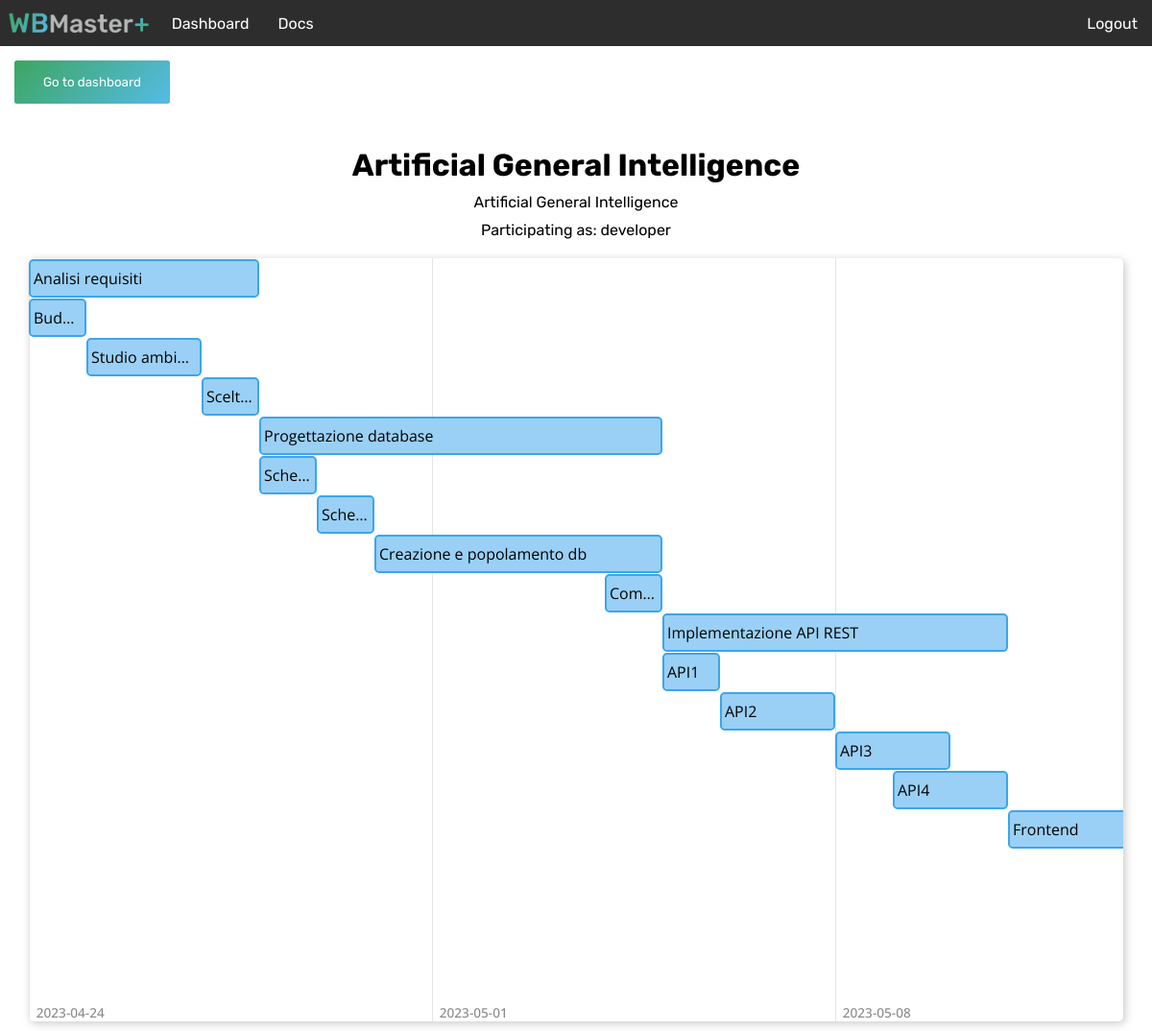
The page /projects/21/ (signed in) on the database its author committed.
### base/models.py (models this page shows, shortened)
class Project(models.Model):
    name = models.CharField(max_length=100)
    description = models.TextField()
    picture = models.ImageField(upload_to="projects")

class Participation(models.Model):
    user = models.ForeignKey(User, on_delete=models.CASCADE)
    project = models.ForeignKey(Project, on_delete=models.CASCADE)
    role = models.CharField(max_length=30)
    class Meta:
        unique_together = ("user", "project")

class Task(models.Model):
    project = models.ForeignKey(Project, on_delete=models.CASCADE)
    parent_task = models.ForeignKey("self", on_delete=models.CASCADE, null=True)
    name = models.CharField(max_length=100)
    description = models.TextField()
    start = models.DateField()
    end = models.DateField()
    completed = models.BooleanField(default=False)

### base/views.py (the view)
# urls.py: path("projects/<str:pk>/", views.project, name="project_details"),
@login_required(login_url='/login/')
def project(request, pk):
    context = {}
    project = Project.objects.filter(id=pk).first()
    context["project"] = project
    participation = Participation.objects.filter(
        project=project,
        user=request.user
    ).first()
    if not participation:
        messages.error(request, "You don't have access to this project")
        return redirect("/dashboard/")
    role = participation.role
    context["role"] = role
    tasks = Task.objects.filter(project=project).order_by("start")
    context["tasks"] = tasks
    return render(request, "project.html", context=context)

### templates/project.html (shortened to what this page needs)
{% extends 'template.html' %} {% load static %} {% block content %}
<link rel="stylesheet" href="{% static 'css/project.css' %}" />
<link rel="stylesheet" href="{% static 'css/authentication.css' %}" />
<a href="/dashboard/" class="return">
  <button class="button">
    Go to dashboard
  </button>
</a>
<header>
  <h1 class="title">{{ project.name }}</h1>
  <p class="description">{{ project.description }}</p>
  <p class="description">Participating as: {{ role }}</p>
</header>
<div class="task-display">
  <div class="overview" id="overview">
    <div class="overview-content">
      <div class="weeks" id="weeks"></div>
      <div id="tasks" class="tasks">
        {% for task in tasks %}
        <div class="task" data-id="{{ task.id }}" data-name="{{ task.name }}" data-description="{{ task.description }}"
          data-start="{{ task.start|date:'Y-m-d' }}" data-end="{{task.end|date:'Y-m-d' }}"
          data-parent="{{ task.parent_task_id }}">
          <div class="descriptor">{{ task.name }}</div>
        </div>
        {% endfor %}
      </div>
    </div>
  </div>
</div>
<div class="details hide" id="t">
  <i class="fa-solid fa-xmark close" onclick="hideTask()"></i>
</div>
{% endblock content %}

### static/css/global.css (style rules this page uses)
:root { --dark: #2d2d2d; --blue: #55bbe7; --green: #3ca660; --gradient: linear-gradient(135deg, var(--green), var(--blue)); }
* { box-sizing: border-box; margin: 0; padding: 0; font-family: "Rubik", "Segoe UI", sans-serif; }
body { display: flex; flex-direction: column; min-height: 100vh; }

### static/css/project.css (style rules this page uses)
.task-display { position: relative; left: 50%; translate: -50%; box-shadow: 2px 2px 10px rgb(200,200,200); width: 95%; margin: 10px 0; border-radius: 5px !important; overflow: hidden; }
.overview { display: flex; flex-direction: column; }
.overview-content { position: relative; flex: 1 1 auto; display: flex; overflow: auto; }
.details { position: fixed; top: 50%; translate: 0 -50% !important; right: 25px; box-sizing: border-box; padding: 0 10px; border-radius: 5px; box-shadow: 2px 2px 10px rgb(200,200,200); width: 400px; padding: 10px; background-color: white; z-index: 1000; }
.overview-content .weeks { position: absolute; height: 100%; display: flex; }
.overview .tasks { flex: 1 1 auto; position: relative; padding-bottom: 1rem; }
.overview .task { margin-top: 1px; }
.overview .task .descriptor { font-family: "Open Sans", "Segoe UI", sans-serif; font-size: 1rem; background: #9ad0f5; border: 2px solid #3ca5ec; box-sizing: border-box; width: var(--width); border-radius: .3em; padding: 7px 3px; margin-top: 0; position: relative; left: var(--left); text-overflow: ellipsis; overflow-x: hidden; overflow-y: visible; white-space: nowrap; }
.title { margin: 30px 0 7.5px 0!important; text-align: center; }
.description { text-align: center; margin: 10px 0; }
.close { color: rgb(204, 56, 56); cursor: pointer; position: absolute; top: 20px; right: 20px; font-size: 22.5px; }
.hide { filter: opacity(0); z-index: -100; }

### static/css/authentication.css (style rules this page uses)
.title { text-align: center; margin: 50px 0px 20px 0; }
.return { width: max-content!important; margin: 5px 15px; }
.button { color: white; background-image: var(--gradient); padding: 15px 30px; }
form button[type = 'button'], .button { background-color: white; cursor: pointer; border: 0; border-radius: 2.5px; margin: 10px 0; }

### rows shown on the page
Project: name "Artificial General Intelligence", description "Artificial General Intelligence"
Participation: role "developer"
Task: name "Analisi requisiti"
Task: name "Bud…"
Task: name "Studio ambi…"
Task: name "Scelt…"
Task: name "Progettazione database"
Task: name "Sche…"
Task: name "Sche…"
Task: name "Creazione e popolamento db"
Task: name "Com…"
Task: name "Implementazione API REST"
Task: name "API1"
Task: name "API2"
Task: name "API3"
Task: name "API4"
Task: name "Frontend"
